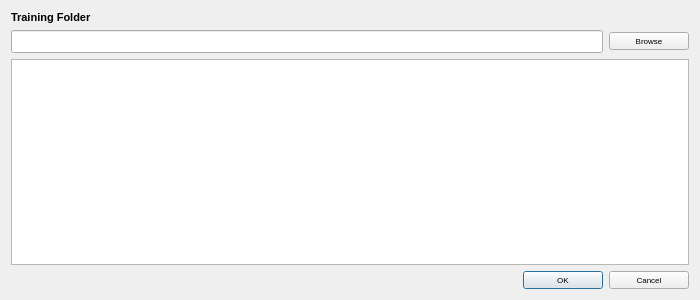
<?xml version="1.0" encoding="UTF-8"?>
<ui version="4.0">
 <class>Dialog</class>
 <widget class="QDialog" name="Dialog">
  <!-- Default dialog size -->
  <property name="geometry">
   <rect>
    <x>0</x>
    <y>0</y>
    <width>700</width>
    <height>300</height>
   </rect>
  </property>
  <property name="windowTitle">
   <string>Image Utilities</string>
  </property>
  <property name="font">
   <font>
    <family>Arial</family>
    <pointsize>6</pointsize>
   </font>
  </property>

  <!-- Main vertical layout -->
  <layout class="QVBoxLayout" name="verticalLayout">

    <!-- Label -->
    <item>
      <widget class="QLabel" name="label_8">
       <property name="font">
        <font>
         <family>Arial</family>
         <pointsize>8</pointsize>
         <weight>75</weight>
         <bold>true</bold>
        </font>
       </property>
       <property name="text">
        <string>Training Folder</string>
       </property>
      </widget>
    </item>

    <!-- LineEdit + Browse Button side by side -->
    <item>
      <layout class="QHBoxLayout" name="horizontalLayout">
        <item>
          <widget class="QLineEdit" name="lineEdit_AnnotationImagesFolder">
           <property name="font">
            <font>
             <family>Arial</family>
             <pointsize>10</pointsize>
             <weight>50</weight>
             <bold>false</bold>
             <underline>false</underline>
            </font>
           </property>
           <property name="toolTip">
            <string>This field is pre-populated and cannot be changed at this time.</string>
           </property>
          </widget>
        </item>
        <item>
          <widget class="QPushButton" name="pushButton_BrowseAnnotationImages">
           <property name="text">
            <string>Browse</string>
           </property>
          </widget>
        </item>
      </layout>
    </item>

    <!-- Listbox -->
    <item>
      <widget class="QListWidget" name="listWidget_Folders">
       <property name="font">
        <font>
         <family>Arial</family>
         <pointsize>9</pointsize>
        </font>
       </property>
       <property name="toolTip">
        <string>Displays a list of folders for selection.</string>
       </property>
      </widget>
    </item>

    <!-- OK/Cancel buttons -->
    <item>
      <widget class="QDialogButtonBox" name="buttonBox_ok_cancel">
       <property name="standardButtons">
        <set>QDialogButtonBox::Cancel|QDialogButtonBox::Ok</set>
       </property>
      </widget>
    </item>

  </layout>
 </widget>
 <resources/>
 <connections/>
</ui>
